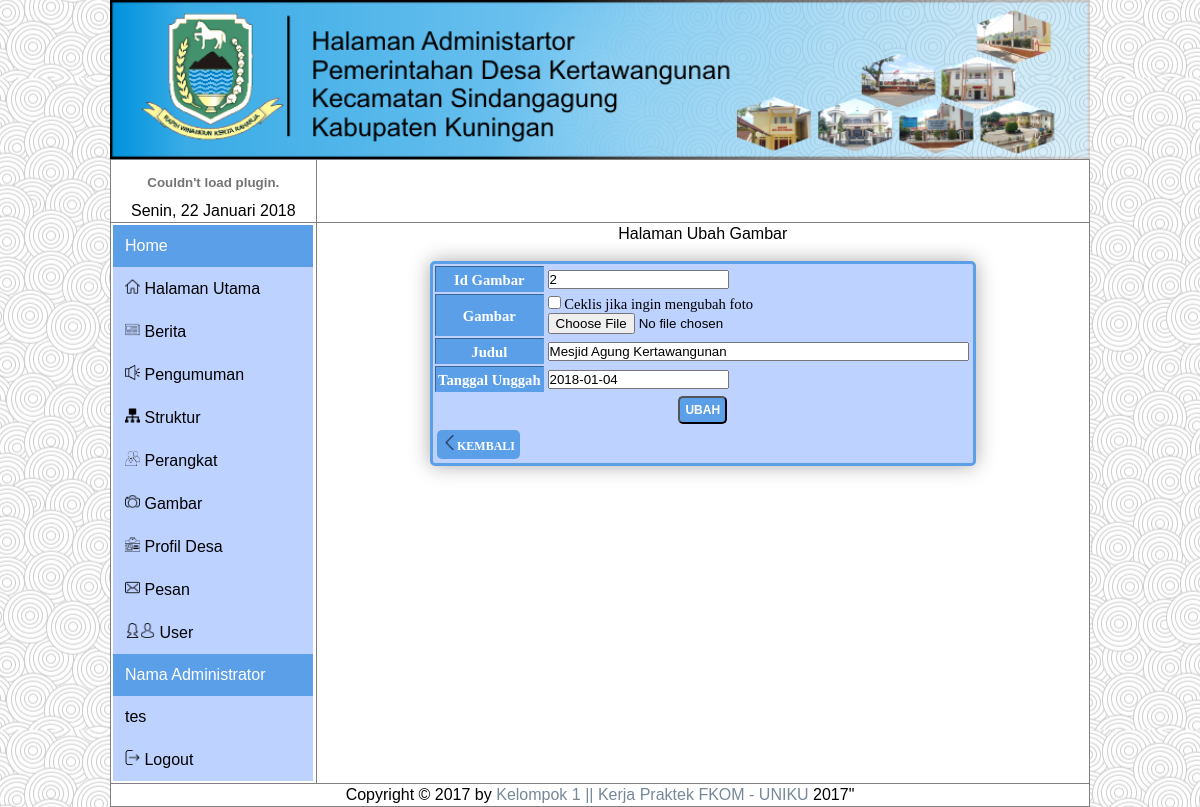
Screenshot of /administrator/admin.php?n=ubah_gambar&id_gambar=2 (signed in) with the database file from the repository.
### tables this page shows
CREATE TABLE `gambar` (
  `id_gambar` int(5) NOT NULL,
  `gambar` text NOT NULL,
  `judul` varchar(50) NOT NULL,
  `tanggal_unggah` date NOT NULL
);

### administrator/gambar/ubah_gambar.php (the view, shortened to what this page needs)
<?php
if(empty($_SESSION['sesi'])){
	echo"<meta http-equiv='refresh' content='0; url=login.php'>";
} else{
	?>
  <!DOCTYPE html>
  <html>
    <head>
    </head>
    <body>
      Halaman Ubah Gambar
      <br>
      <br>
      <?php
      extract($_GET);
      $query = "SELECT * FROM gambar WHERE id_gambar = '$id_gambar'";
      $sql = mysql_query($query);
      $data = mysql_fetch_array($sql);
      ?>
      <form method="post" action="admin.php?n=pubah_gambar" enctype="multipart/form-data">
      <table border="1" id="theTable">
        <tr>
          <th>Id Gambar</th>
          <td align="left">
            <input type="text" name="id_gambar" maxlength="5"  value="<?php echo $data['id_gambar']?>" readonly/>
          </td>
        </tr>
        <tr>
          <th>Gambar</th>
          <td align="left">
            <input type="checkbox" name="ubah_foto" value="true"> Ceklis jika ingin mengubah foto<br>
            <input type="file" name="gambar" />
          </td>
        </tr>
        <tr>
          <th>Judul</th>
          <td align="left">
            <input type="text" name="judul" size="50" value="<?php echo $data['judul']?>"/>
          </td>
        </tr>
        <tr>
          <th>Tanggal Unggah</th>
          <td align="left">
            <input type="text" name="tanggal_unggah" id="datepicker" value="<?php echo $data['tanggal_unggah']?>"/>
          </td>
        </tr>
          <td colspan="2">
            <input type="submit" name="simpan_gambar" value="Ubah" id="button2" />
          </td>
        </tr>
        <tr>
          <td colspan="2" align="left">
            <a href="admin.php?n=gambar" id="button2">
              <img src='../asset/icon/back.png' width='15px' height='15px'>Kembali</a>
            </td>
        </tr>
      </table>
    </body>
  </html>
  <?php
}
?>

### asset/style.css (style rules this page uses)
body { color: #666666; background-color: #F5F5F5 ; background-image: url(images/background.jpg); background-position: center; font-family: arial; line-height: 1.4em; margin: 0px; }
a { color: #778899 ; text-decoration: none; }
* { margin: 0; padding: 0; }
img { max-width: 100%; }
#button2 { background-color: #5c9fe9; border-radius: 5px 5px 5px 5px; color: #fff; display: inline-block; font-size: 12px; font-weight: bold; padding: 5px 5px; text-decoration: none; text-transform: uppercase; margin-bottom:0; }
#theTable { background:#BDD2FF; font-size:10px; width:auto; text-align:center; border:3px solid #5c9fe9; -moz-border-radius: 5px 5px 5px 5px; -webkit-border-radius: 5px 5px 5px 5px; border-radius: 5px 5px 5px 5px; -moz-box-shadow:0px 0px 20px #aaa; -webkit-box-shadow:0px 0px 20px #aaa; box-shadow:0px 0px 20spx #aaa; }
#theTable th,td { color: #000; padding-left : 2px; padding-right : 2px; padding-top : 2px; padding-bottom : 2px; }
#theTable th { background-color:#5c9fe9; color:#FFF; text-align:center; font: 11pt calibri; font-weight:bold; height:20px; padding-top:5px; }
#theTable td { border:0px solid #5c9fe9; font:normal 11pt calibri; }
#tabel2 th,td { color: #000; padding-left : 2px; padding-right : 2px; padding-top : 2px; padding-bottom : 2px; }

### rows the page displays
gambar: id_gambar "2", judul "Mesjid Agung Kertawangunan", tanggal_unggah "2018-01-04"

### other values shown
$_SESSION['sesi'] "tes"
